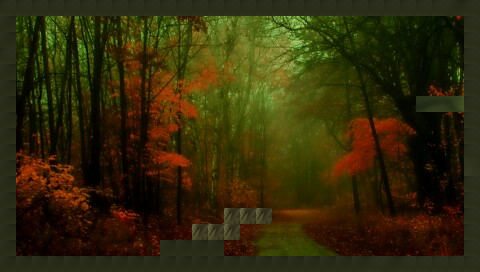

The image is a tile-based game level rendered from a .tmx file. Its description and complete source (layers, tilesets, objects, tile grids) follow:
An orthogonal 30x17 tile map with 16x16 px tiles, 2 tile layers (bk_layer, Tile Layer 1), 2 tilesets and 1 object.

<map version="1.0" tiledversion="2017.10.11" orientation="orthogonal" renderorder="right-down" width="30" height="17" tilewidth="16" tileheight="16" infinite="0" nextobjectid="5">
 <tileset firstgid="1" source="bnj.tsx" />
 <tileset firstgid="1981" source="forestt.tsx" />
 <layer name="bk_layer" width="30" height="17">
  <data encoding="csv">
2410,2411,2412,2413,2414,2415,2416,2417,2418,2419,2420,2421,2422,2423,2424,2425,2426,2427,2428,2429,2430,2431,2432,2433,2434,2435,2436,2437,2438,2439,
2470,2471,2472,2473,2474,2475,2476,2477,2478,2479,2480,2481,2482,2483,2484,2485,2486,2487,2488,2489,2490,2491,2492,2493,2494,2495,2496,2497,2498,2499,
2530,2531,2532,2533,2534,2535,2536,2537,2538,2539,2540,2541,2542,2543,2544,2545,2546,2547,2548,2549,2550,2551,2552,2553,2554,2555,2556,2557,2558,2559,
2590,2591,2592,2593,2594,2595,2596,2597,2598,2599,2600,2601,2602,2603,2604,2605,2606,2607,2608,2609,2610,2611,2612,2613,2614,2615,2616,2617,2618,2619,
2650,2651,2652,2653,2654,2655,2656,2657,2658,2659,2660,2661,2662,2663,2664,2665,2666,2667,2668,2669,2670,2671,2672,2673,2674,2675,2676,2677,2678,2679,
2710,2711,2712,2713,2714,2715,2716,2717,2718,2719,2720,2721,2722,2723,2724,2725,2726,2727,2728,2729,2730,2731,2732,2733,2734,2735,2736,2737,2738,2739,
2770,2771,2772,2773,2774,2775,2776,2777,2778,2779,2780,2781,2782,2783,2784,2785,2786,2787,2788,2789,2790,2791,2792,2793,2794,2795,2796,2797,2798,2799,
2830,2831,2832,2833,2834,2835,2836,2837,2838,2839,2840,2841,2842,2843,2844,2845,2846,2847,2848,2849,2850,2851,2852,2853,2854,2855,2856,2857,2858,2859,
2890,2891,2892,2893,2894,2895,2896,2897,2898,2899,2900,2901,2902,2903,2904,2905,2906,2907,2908,2909,2910,2911,2912,2913,2914,2915,2916,2917,2918,2919,
2950,2951,2952,2953,2954,2955,2956,2957,2958,2959,2960,2961,2962,2963,2964,2965,2966,2967,2968,2969,2970,2971,2972,2973,2974,2975,2976,2977,2978,2979,
3010,3011,3012,3013,3014,3015,3016,3017,3018,3019,3020,3021,3022,3023,3024,3025,3026,3027,3028,3029,3030,3031,3032,3033,3034,3035,3036,3037,3038,3039,
3070,3071,3072,3073,3074,3075,3076,3077,3078,3079,3080,3081,3082,3083,3084,3085,3086,3087,3088,3089,3090,3091,3092,3093,3094,3095,3096,3097,3098,3099,
3130,3131,3132,3133,3134,3135,3136,3137,3138,3139,3140,3141,3142,3143,3144,3145,3146,3147,3148,3149,3150,3151,3152,3153,3154,3155,3156,3157,3158,3159,
3190,3191,3192,3193,3194,3195,3196,3197,3198,3199,3200,3201,3202,3203,3204,3205,3206,3207,3208,3209,3210,3211,3212,3213,3214,3215,3216,3217,3218,3219,
3250,3251,3252,3253,3254,3255,3256,3257,3258,3259,3260,3261,3262,3263,3264,3265,3266,3267,3268,3269,3270,3271,3272,3273,3274,3275,3276,3277,3278,3279,
3310,3311,3312,3313,3314,3315,3316,3317,3318,3319,3320,3321,3322,3323,3324,3325,3326,3327,3328,3329,3330,3331,3332,3333,3334,3335,3336,3337,3338,3339,
3370,3371,3372,3373,3374,3375,3376,3377,3378,3379,3380,3381,3382,3383,3384,3385,3386,3387,3388,3389,3390,3391,3392,3393,3394,3395,3396,3397,3398,3399
</data>
 </layer>
 <layer name="Tile Layer 1" width="30" height="17">
  <data encoding="csv">
334,334,334,334,334,334,334,334,334,334,334,334,334,334,334,334,334,334,334,334,334,334,334,334,334,334,334,334,333,334,
333,0,0,0,0,0,0,0,0,0,0,0,0,0,0,0,0,0,0,0,0,0,0,0,0,0,0,0,0,334,
333,0,0,0,0,0,0,0,0,0,0,0,0,0,0,0,0,0,0,0,0,0,0,0,0,0,0,0,0,334,
334,0,0,0,0,0,0,0,0,0,0,0,0,0,0,0,0,0,0,0,0,0,0,0,0,0,0,0,0,334,
333,0,0,0,0,0,0,0,0,0,0,0,0,0,0,0,0,0,0,0,0,0,0,0,0,0,0,0,0,334,
333,0,0,0,0,0,0,0,0,0,0,0,0,0,0,0,0,0,0,0,0,0,0,0,0,0,0,0,0,334,
333,0,0,0,0,0,0,0,0,0,0,0,0,0,0,0,0,0,0,0,0,0,0,0,0,0,188,189,190,334,
333,0,0,0,0,0,0,0,0,0,0,0,0,0,0,0,0,0,0,0,0,0,0,0,0,0,0,0,0,334,
333,0,0,0,0,0,0,0,0,0,0,0,0,0,0,0,0,0,0,0,0,0,0,0,0,0,0,0,0,334,
333,0,0,0,0,0,0,0,0,0,0,0,0,0,0,0,0,0,0,0,0,0,0,0,0,0,0,0,0,334,
333,0,0,0,0,0,0,0,0,0,0,0,0,0,0,0,0,0,0,0,0,0,0,0,0,0,0,0,0,394,
333,0,0,0,0,0,0,0,0,0,0,0,0,0,0,0,0,0,0,0,0,0,0,0,0,0,0,0,0,334,
333,0,0,0,0,0,0,0,0,0,0,0,0,0,0,0,0,0,0,0,0,0,0,0,0,0,0,0,0,334,
333,0,0,0,0,0,0,0,0,0,0,0,0,0,863,863,863,0,0,0,0,0,0,0,0,0,0,0,0,334,
333,0,0,0,0,0,0,0,0,0,0,0,863,863,863,0,0,0,0,0,0,0,0,0,0,0,0,0,0,334,
333,0,0,0,0,0,0,0,0,0,333,333,333,333,0,0,0,0,0,0,0,0,0,0,0,0,0,0,0,334,
333,333,333,333,333,333,333,333,333,333,333,333,333,333,333,333,333,333,333,333,333,333,333,334,333,334,334,334,334,334
</data>
 </layer>
 <objectgroup name="collision_layer">
  <object id="3" x="16" y="16">
   <polyline points="0,0 0.666667,238.667 144,240 144.667,223.333 175.333,223.333 176,208 207.333,207.333 208.667,191.333 256,191.333 256,207.333 224.667,208 224,222.667 207.333,224 207.333,238 207.333,239.333 447.333,238.667 447.333,95.3333 400,96 400.667,78.6667 448.667,79.3333 447.333,-1.33333 0,0" />
  </object>
 </objectgroup>
</map>